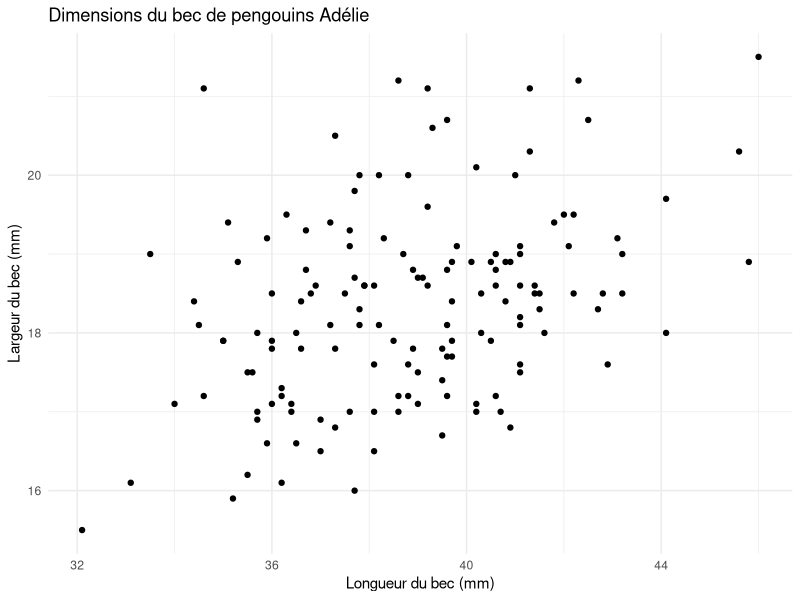
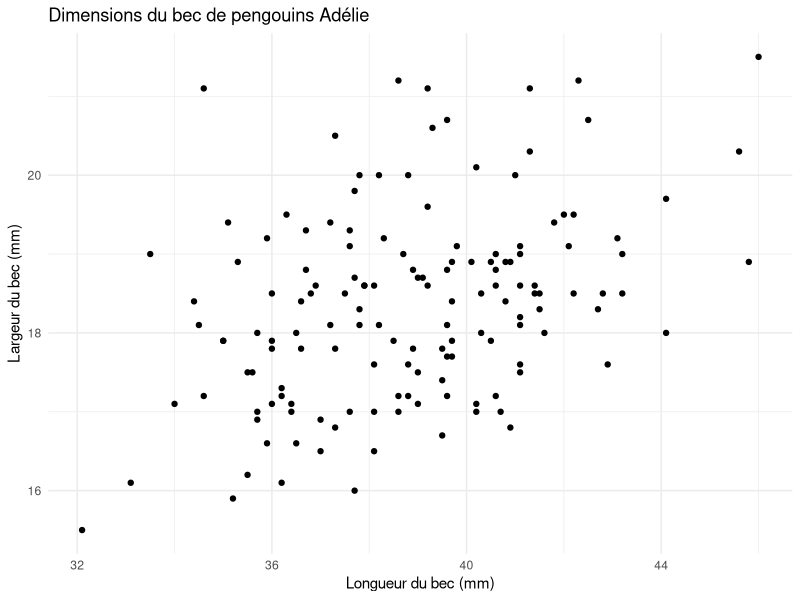
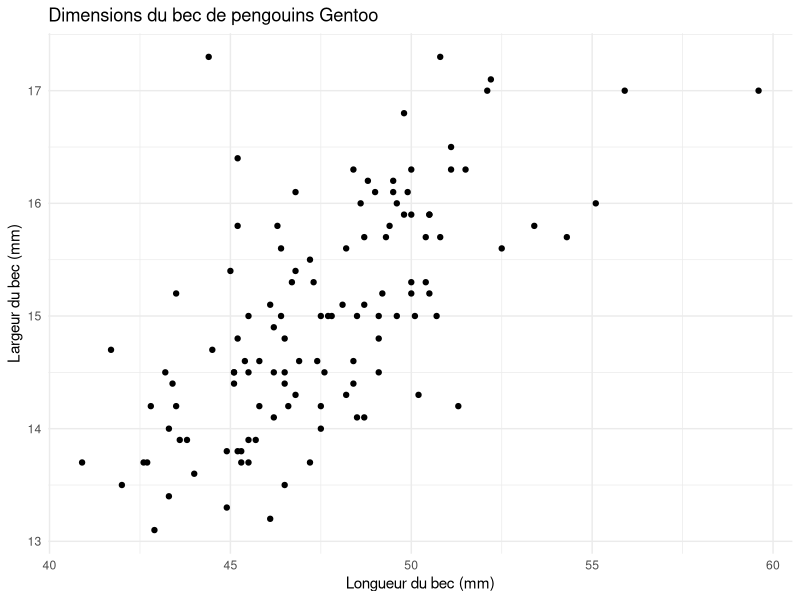
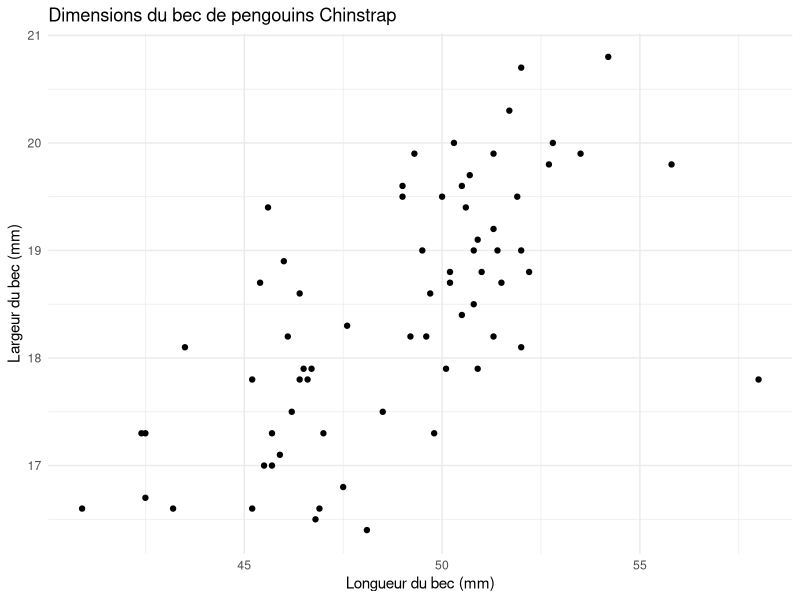
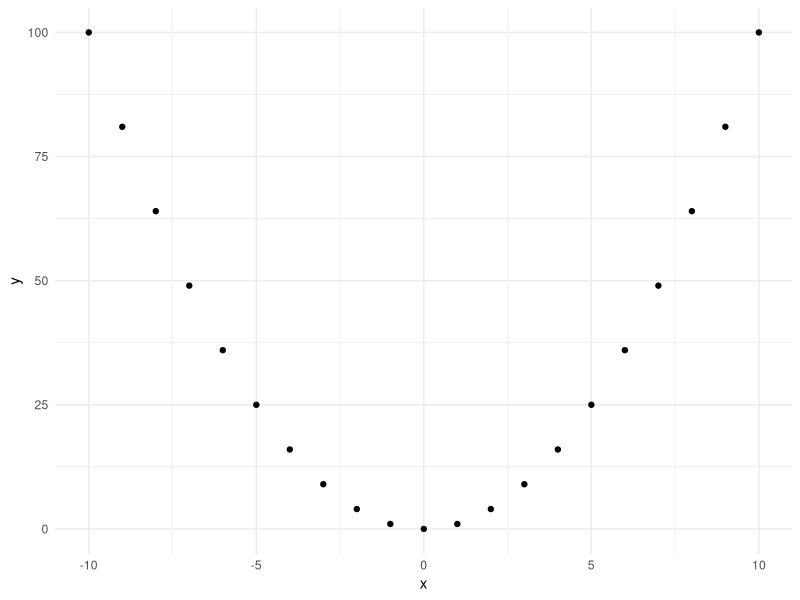
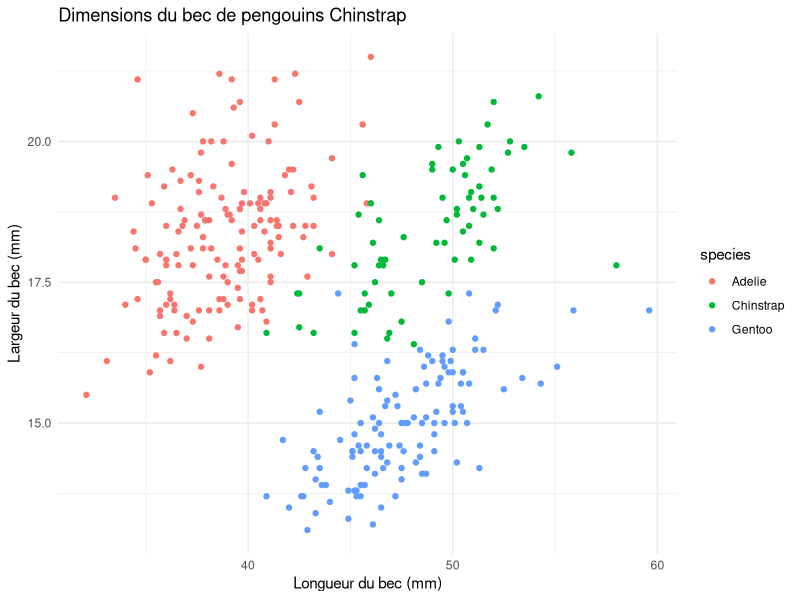
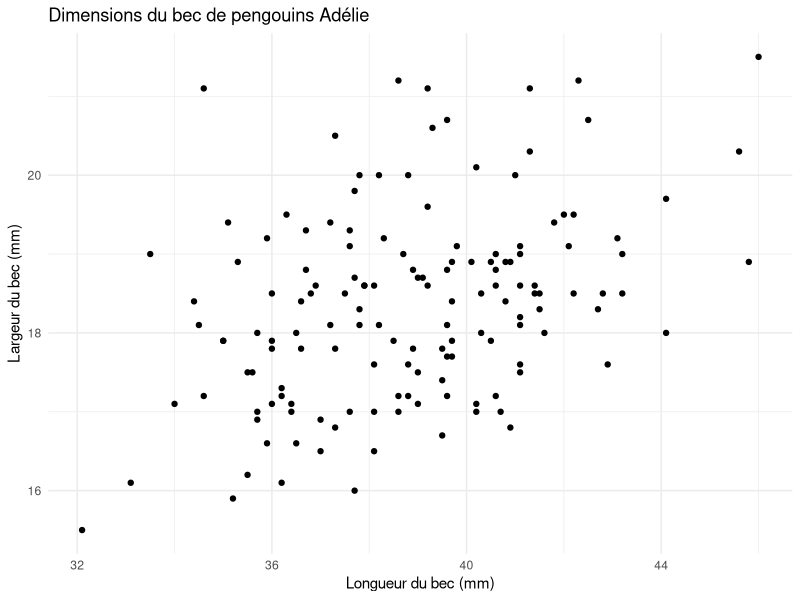
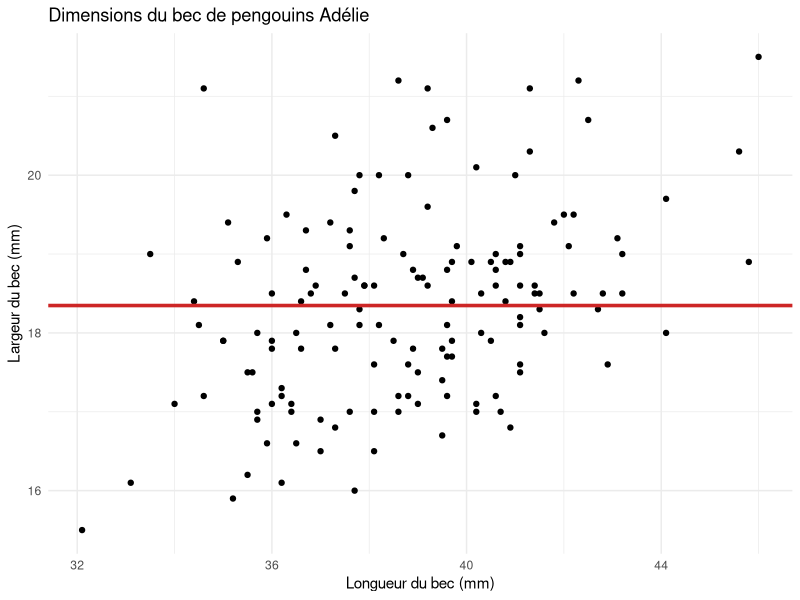

Recreate these plots in R, in order.
## ---- chunk 1
library("ggplot2")
library(MASS)
## ---- chunk 2
library(palmerpenguins)
penguins <- na.omit(penguins)
## ---- chunk 3
adelie <- subset(penguins, species == "Adelie")
ggplot(data = adelie,
       aes(x = bill_length_mm,
           y = bill_depth_mm)) +
  geom_point() +
  theme_minimal() +
  xlab("Longueur du bec (mm)") +
  ylab("Largeur du bec (mm)") +
  ggtitle("Dimensions du bec de pengouins Adélie")
## ---- chunk 4
ggplot(data = adelie,
       aes(x = bill_length_mm,
           y = bill_depth_mm)) +
  geom_point() +
  theme_minimal() +
  xlab("Longueur du bec (mm)") +
  ylab("Largeur du bec (mm)") +
  ggtitle("Dimensions du bec de pengouins Adélie")
## ---- chunk 5
gentoo <- subset(penguins, species == "Gentoo")
ggplot(data = gentoo,
       aes(x = bill_length_mm,
           y = bill_depth_mm)) +
  geom_point() +
  theme_minimal() +
  xlab("Longueur du bec (mm)") +
  ylab("Largeur du bec (mm)") +
  ggtitle("Dimensions du bec de pengouins Gentoo")
## ---- chunk 6
chinstrap <- subset(penguins, species == "Chinstrap")
ggplot(data = chinstrap,
       aes(x = bill_length_mm,
           y = bill_depth_mm)) +
  geom_point() +
  theme_minimal() +
  xlab("Longueur du bec (mm)") +
  ylab("Largeur du bec (mm)") +
  ggtitle("Dimensions du bec de pengouins Chinstrap")
## ---- chunk 7
x <- seq(-10, 10, 1)
dummy <- data.frame(x = x, y = x^2)
ggplot(data = dummy, aes(x = x, y = y)) +
  geom_point() +
  theme_minimal()
## ---- chunk 8
ggplot(data = penguins,
       aes(x = bill_length_mm,
           y = bill_depth_mm,
           color = species)) +
  geom_point() +
  theme_minimal() +
  xlab("Longueur du bec (mm)") +
  ylab("Largeur du bec (mm)") +
  ggtitle("Dimensions du bec de pengouins Chinstrap")
## ---- chunk 9
ggplot(data = adelie,
       aes(x = bill_length_mm,
           y = bill_depth_mm)) +
  geom_point() +
  theme_minimal() +
  xlab("Longueur du bec (mm)") +
  ylab("Largeur du bec (mm)") +
  ggtitle("Dimensions du bec de pengouins Adélie")
## ---- chunk 10
ggplot(data = adelie,
       aes(x = bill_length_mm,
           y = bill_depth_mm)) +
  geom_point() +
  theme_minimal() +
  xlab("Longueur du bec (mm)") +
  ylab("Largeur du bec (mm)") +
  ggtitle("Dimensions du bec de pengouins Adélie") + 
  geom_hline(yintercept = mean(adelie$bill_depth_mm), color = "firebrick3", linewidth = 1.2)
## ---- chunk 11
ggplot(data = adelie,
       aes(x = bill_length_mm,
           y = bill_depth_mm)) +
  geom_point() +
  theme_minimal() +
  xlab("Longueur du bec (mm)") +
  ylab("Largeur du bec (mm)") +
  ggtitle("Dimensions du bec de pengouins Adélie") + 
  geom_abline(intercept = 0, slope = 0.5, color = "firebrick3", linewidth = 1.2)
## ---- chunk 12
ggplot(data = adelie,
       aes(x = bill_length_mm,
           y = bill_depth_mm)) +
  geom_point() +
  theme_minimal() +
  xlab("Longueur du bec (mm)") +
  ylab("Largeur du bec (mm)") +
  ggtitle("Dimensions du bec de pengouins Adélie") + 
  geom_smooth(method = "lm", se = FALSE, color = "firebrick3", linewidth = 1.2)
## ---- chunk 13
set.seed(1289)
n <- 10
x <- runif(n)
y <- 2 + 3*x + rnorm(n)
sim <- data.frame(y = y, x = x)
## ---- chunk 14
ggplot(sim, aes(x = x, y = y)) +
  geom_point() +
  theme_minimal() +
  geom_hline(yintercept = mean(y), color = "firebrick3", linewidth = 1.2) +
  geom_segment(aes(x = x, y = y, xend = x, yend = mean(y))) +
  coord_cartesian(xlim = c(0.1, 1), ylim = c(1, 7))
## ---- chunk 15
ggplot(sim, aes(x = x, y = y)) +
  geom_point() +
  theme_minimal() +
  geom_abline(intercept = 0, slope = 7, color = "firebrick3", linewidth = 1.2) +
  # geom_segment(aes(x = x, y = y, xend = x, yend = predict(lm(y ~ x))))
  geom_segment(aes(x = x, y = y, xend = x, yend = 7 * x)) +
  coord_cartesian(xlim = c(0.1, 1), ylim = c(1, 7))
## ---- chunk 16
ggplot(sim, aes(x = x, y = y)) +
  geom_point() +
  theme_minimal() +
  geom_smooth(method = "lm", se = FALSE, color = "firebrick3", linewidth = 1.2) +
  geom_segment(aes(x = x, y = y, xend = x, yend = predict(lm(y ~ x)))) +
  coord_cartesian(xlim = c(0.1, 1), ylim = c(1, 7))
## ---- chunk 17
lm(bill_depth_mm ~ bill_length_mm, data = penguins)
## ---- chunk 18
ggplot(data = penguins, aes(x = bill_length_mm, y = bill_depth_mm)) +
  geom_point() +
  geom_smooth(method = "lm", se = FALSE)
## ---- chunk 19
ggplot(data = penguins, aes(x = bill_length_mm, y = bill_depth_mm,
                            color = species)) +
  geom_point() +
  geom_smooth(method = "lm", se = FALSE)
## ---- chunk 20
ggplot(data = penguins, aes(x = bill_length_mm, y = bill_depth_mm,
                            color = species)) +
  geom_point() +
  geom_smooth(method = "lm")
## ---- chunk 21
ggplot(Cars93) +
  aes(x = Price, y = Fuel.tank.capacity) +
  geom_point() +
  geom_smooth(method = "lm")
## ---- chunk 22
ggplot(Cars93) +
  aes(x = Price, y = Fuel.tank.capacity) +
  geom_point() +
  geom_smooth()
## ---- chunk 23
ggplot(Cars93) +
  aes(x = Price, y = Fuel.tank.capacity) +
  geom_point() +
  geom_smooth(method = "loess",
              se = FALSE)
